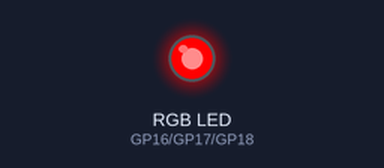
The program below on a simulated Raspberry Pi Pico running MicroPython. Shown: an RGB LED mixed from three pins (HIGH = lit).

Above: at 0.5 s.
At 1.2 s:
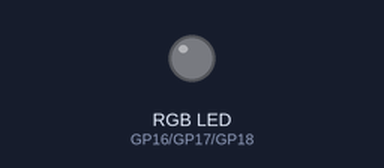
At 2.0 s:
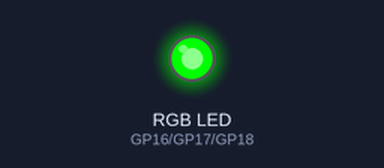
At 3.5 s:
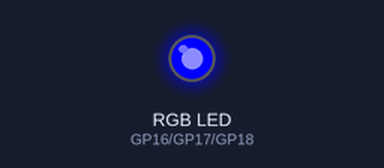
Timing chart, 0 to 5.9 s (numbered marks = the images above):
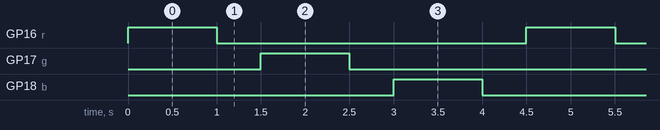

The program:

rgb_led.py
```python
# EX.NO: 8 - Raspberry Pi Pico - RGB LED Control
# AIM: Control RGB LED using three GPIO pins
# Hardware: R -> GP16, G -> GP17, B -> GP18

from machine import Pin
from time import sleep_ms, sleep

r = Pin(16, Pin.OUT)     # Red LED on GP16
g = Pin(17, Pin.OUT)     # Green LED on GP17
b = Pin(18, Pin.OUT)     # Blue LED on GP18

while True:
    # Red
    r.value(1); sleep_ms(1000); r.value(0); sleep_ms(500)
    # Green
    g.value(1); sleep(1);       g.value(0); sleep(0.5)
    # Blue
    b.value(1); sleep(1);       b.value(0); sleep(0.5)
```

Measured:
- by itself, GP16 (r), GP17 (g), GP18 (b): alternates HIGH for 1.0 s and LOW for 3.5 s
- by itself, everything shown: repeats every 4.5 s, in 6 steps
